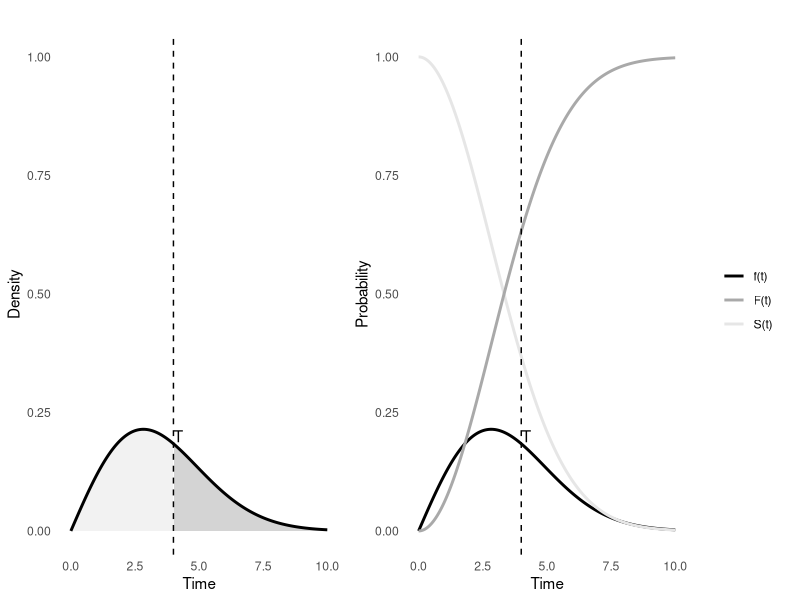

Reproduce this figure in R.
# Load necessary libraries
install.packages("cowplot")

library(ggplot2)
library(dplyr)
library(gridExtra)
library(cowplot)
# Define the data using Weibull distribution
shape <- 2
scale <- 4
time <- seq(0, 10, by=0.01)
density <- dweibull(time, shape=shape, scale=scale)
cdf <- pweibull(time, shape=shape, scale=scale)
survival <- 1 - cdf

data <- data.frame(time, density, cdf, survival)

# Create the density plot without the legend
density_plot <- ggplot(data, aes(x=time)) +
  geom_area(data = subset(data, time <= 4), aes(y=density, fill="F(t)"), alpha=0.5) +
  geom_area(data = subset(data, time > 4), aes(y=density, fill="S(t)"), alpha=0.5) +
  geom_line(aes(y=density, color="f(t)"), size=1) +
  geom_vline(xintercept=4, linetype="dashed") +
  annotate("text", x=4.2, y=0.2, label="T", size=4) +
  labs(title="",
       x="Time",
       y="Density",
       color=NULL,
       fill=NULL) +
  scale_fill_manual(values=c("F(t)"="#E6E6E6", "S(t)"="darkgrey")) +
  scale_color_manual(values=c("f(t)"="black")) +
  theme_minimal() +
  theme(plot.title = element_text(hjust = 0.5),
        panel.grid.major = element_blank(),
        panel.grid.minor = element_blank(),
        legend.position = "none") +
  scale_y_continuous(limits = c(0, 1)) +
  guides(fill="none", color="none")

# Create the survival, CDF, and density plot without the legend
sc_plot <- ggplot(data, aes(x=time)) +
  geom_line(aes(y=density, color="f(t)"), size=1) +
  geom_line(aes(y=survival, color="S(t)"), size=1) +
  geom_line(aes(y=cdf, color="F(t)"), size=1) +
  geom_vline(xintercept=4, linetype="dashed") +
  annotate("text", x=4.2, y=0.2, label="T", size=4) +
  labs(title="",
       x="Time",
       y="Probability",
       color=NULL,
       fill=NULL) +
  scale_color_manual(values=c("f(t)"="black", "S(t)"="#E6E6E6", "F(t)"="darkgrey")) +
  theme_minimal() +
  theme(plot.title = element_text(hjust = 0.5),
        panel.grid.major = element_blank(),
        panel.grid.minor = element_blank(),
        legend.position = "none") +
  scale_y_continuous(limits = c(0, 1)) +
  guides(color=guide_legend(override.aes = list(linetype = c(1, 1, 1), 
                                                shape = c(NA, NA, NA),
                                                size = 1),
                            title=NULL))

# Extract the legend from one of the plots
legend <- get_legend(
  ggplot(data, aes(x=time)) +
    geom_line(aes(y=density, color="f(t)"), size=1) +
    geom_line(aes(y=survival, color="S(t)"), size=1) +
    geom_line(aes(y=cdf, color="F(t)"), size=1) +
    scale_color_manual(values=c("f(t)"="black", "S(t)"="#E6E6E6", "F(t)"="darkgrey")) +
    theme_minimal() +
    theme(legend.position = "right") +
    guides(color=guide_legend(override.aes = list(linetype = c(1, 1, 1), 
                                                  shape = c(NA, NA, NA),
                                                  size = 1),
                              title=NULL))
)

# Arrange the plots and the shared legend
plot_grid(density_plot, sc_plot, legend, ncol = 3, rel_widths = c(1, 1, 0.3))
